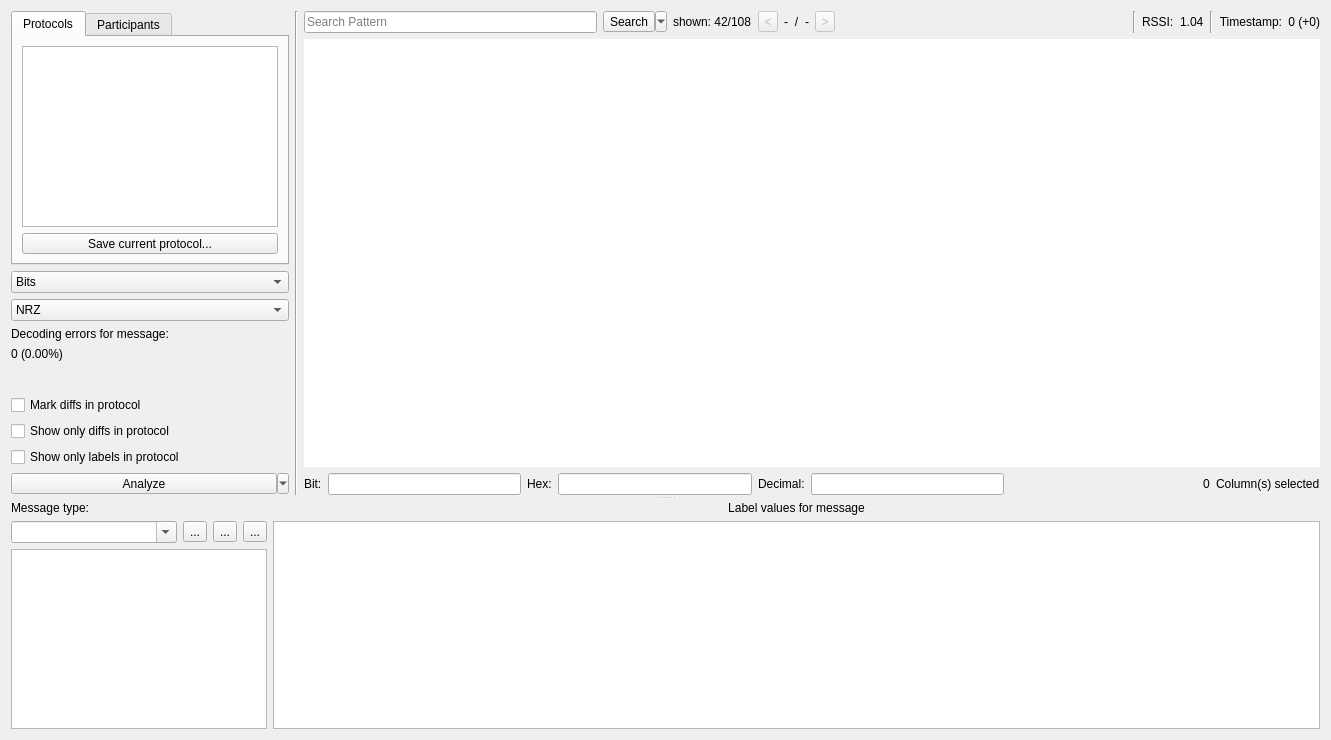
<?xml version="1.0" encoding="UTF-8"?>
<ui version="4.0">
 <class>TabAnalysis</class>
 <widget class="QWidget" name="TabAnalysis">
  <property name="geometry">
   <rect>
    <x>0</x>
    <y>0</y>
    <width>1331</width>
    <height>740</height>
   </rect>
  </property>
  <property name="sizePolicy">
   <sizepolicy hsizetype="Preferred" vsizetype="Preferred">
    <horstretch>0</horstretch>
    <verstretch>0</verstretch>
   </sizepolicy>
  </property>
  <property name="focusPolicy">
   <enum>Qt::ClickFocus</enum>
  </property>
  <property name="acceptDrops">
   <bool>true</bool>
  </property>
  <property name="windowTitle">
   <string>Frame</string>
  </property>
  <property name="lineWidth" stdset="0">
   <number>1</number>
  </property>
  <property name="midLineWidth" stdset="0">
   <number>0</number>
  </property>
  <layout class="QVBoxLayout" name="verticalLayout_7">
   <property name="spacing">
    <number>0</number>
   </property>
   <property name="leftMargin">
    <number>0</number>
   </property>
   <property name="topMargin">
    <number>0</number>
   </property>
   <property name="rightMargin">
    <number>0</number>
   </property>
   <property name="bottomMargin">
    <number>0</number>
   </property>
   <item>
    <widget class="QScrollArea" name="scrollArea">
     <property name="frameShape">
      <enum>QFrame::NoFrame</enum>
     </property>
     <property name="lineWidth">
      <number>0</number>
     </property>
     <property name="horizontalScrollBarPolicy">
      <enum>Qt::ScrollBarAsNeeded</enum>
     </property>
     <property name="widgetResizable">
      <bool>true</bool>
     </property>
     <widget class="QWidget" name="scrollAreaWidgetContents">
      <property name="geometry">
       <rect>
        <x>0</x>
        <y>0</y>
        <width>1331</width>
        <height>740</height>
       </rect>
      </property>
      <layout class="QVBoxLayout" name="verticalLayout_6">
       <property name="spacing">
        <number>7</number>
       </property>
       <property name="leftMargin">
        <number>11</number>
       </property>
       <property name="topMargin">
        <number>11</number>
       </property>
       <property name="rightMargin">
        <number>11</number>
       </property>
       <property name="bottomMargin">
        <number>11</number>
       </property>
       <item>
        <widget class="QSplitter" name="splitter">
         <property name="styleSheet">
          <string notr="true">QSplitter::handle {
margin: 4px 0px;
    background-color: qlineargradient(x1:0, y1:0, x2:1, y2:0, 
stop:0 rgba(255, 255, 255, 0), 
stop:0.5 rgba(100, 100, 100, 200), 
stop:1 rgba(255, 255, 255, 0));
	image: url(:/icons/data/icons/splitter_handle.png);
}</string>
         </property>
         <property name="frameShape">
          <enum>QFrame::NoFrame</enum>
         </property>
         <property name="lineWidth">
          <number>1</number>
         </property>
         <property name="orientation">
          <enum>Qt::Vertical</enum>
         </property>
         <property name="opaqueResize">
          <bool>true</bool>
         </property>
         <property name="handleWidth">
          <number>6</number>
         </property>
         <widget class="QWidget" name="layoutWidget">
          <layout class="QVBoxLayout" name="verticalLayout_5">
           <item>
            <layout class="QHBoxLayout" name="horizontalLayout" stretch="1,1,5">
             <item>
              <layout class="QVBoxLayout" name="verticalLayout_2">
               <item>
                <widget class="QTabWidget" name="tabWidget">
                 <property name="currentIndex">
                  <number>0</number>
                 </property>
                 <widget class="QWidget" name="tab_protocols">
                  <attribute name="title">
                   <string>Protocols</string>
                  </attribute>
                  <layout class="QVBoxLayout" name="verticalLayout_3">
                   <item>
                    <widget class="ProtocolTreeView" name="treeViewProtocols">
                     <property name="sizePolicy">
                      <sizepolicy hsizetype="Minimum" vsizetype="Preferred">
                       <horstretch>0</horstretch>
                       <verstretch>0</verstretch>
                      </sizepolicy>
                     </property>
                     <property name="acceptDrops">
                      <bool>true</bool>
                     </property>
                     <property name="dragEnabled">
                      <bool>true</bool>
                     </property>
                     <property name="dragDropOverwriteMode">
                      <bool>false</bool>
                     </property>
                     <property name="dragDropMode">
                      <enum>QAbstractItemView::DragDrop</enum>
                     </property>
                     <property name="defaultDropAction">
                      <enum>Qt::IgnoreAction</enum>
                     </property>
                     <property name="selectionMode">
                      <enum>QAbstractItemView::SingleSelection</enum>
                     </property>
                     <property name="selectionBehavior">
                      <enum>QAbstractItemView::SelectRows</enum>
                     </property>
                     <property name="animated">
                      <bool>true</bool>
                     </property>
                     <attribute name="headerVisible">
                      <bool>false</bool>
                     </attribute>
                    </widget>
                   </item>
                   <item>
                    <widget class="QToolButton" name="btnSaveProto">
                     <property name="sizePolicy">
                      <sizepolicy hsizetype="Preferred" vsizetype="Preferred">
                       <horstretch>0</horstretch>
                       <verstretch>0</verstretch>
                      </sizepolicy>
                     </property>
                     <property name="maximumSize">
                      <size>
                       <width>16777215</width>
                       <height>16777215</height>
                      </size>
                     </property>
                     <property name="baseSize">
                      <size>
                       <width>0</width>
                       <height>0</height>
                      </size>
                     </property>
                     <property name="text">
                      <string>Save current protocol...</string>
                     </property>
                     <property name="icon">
                      <iconset theme="document-save">
                       <normaloff>.</normaloff>.</iconset>
                     </property>
                     <property name="toolButtonStyle">
                      <enum>Qt::ToolButtonTextBesideIcon</enum>
                     </property>
                    </widget>
                   </item>
                  </layout>
                 </widget>
                 <widget class="QWidget" name="tab_participants">
                  <attribute name="title">
                   <string>Participants</string>
                  </attribute>
                  <layout class="QVBoxLayout" name="verticalLayout_11">
                   <item>
                    <widget class="QListView" name="listViewParticipants">
                     <property name="sizePolicy">
                      <sizepolicy hsizetype="Preferred" vsizetype="Expanding">
                       <horstretch>0</horstretch>
                       <verstretch>0</verstretch>
                      </sizepolicy>
                     </property>
                    </widget>
                   </item>
                  </layout>
                 </widget>
                </widget>
               </item>
               <item>
                <widget class="QComboBox" name="cbProtoView">
                 <property name="sizePolicy">
                  <sizepolicy hsizetype="Preferred" vsizetype="Fixed">
                   <horstretch>0</horstretch>
                   <verstretch>0</verstretch>
                  </sizepolicy>
                 </property>
                 <property name="toolTip">
                  <string>&lt;html&gt;&lt;head/&gt;&lt;body&gt;&lt;p&gt;Set the desired view here.&lt;/p&gt;&lt;/body&gt;&lt;/html&gt;</string>
                 </property>
                 <item>
                  <property name="text">
                   <string>Bits</string>
                  </property>
                 </item>
                 <item>
                  <property name="text">
                   <string>Hex</string>
                  </property>
                 </item>
                 <item>
                  <property name="text">
                   <string>ASCII</string>
                  </property>
                 </item>
                </widget>
               </item>
               <item>
                <widget class="QComboBox" name="cbDecoding">
                 <property name="sizePolicy">
                  <sizepolicy hsizetype="Preferred" vsizetype="Fixed">
                   <horstretch>0</horstretch>
                   <verstretch>0</verstretch>
                  </sizepolicy>
                 </property>
                 <property name="sizeAdjustPolicy">
                  <enum>QComboBox::AdjustToContents</enum>
                 </property>
                 <item>
                  <property name="text">
                   <string>NRZ</string>
                  </property>
                 </item>
                 <item>
                  <property name="text">
                   <string>Manchester</string>
                  </property>
                 </item>
                 <item>
                  <property name="text">
                   <string>Manchester II</string>
                  </property>
                 </item>
                 <item>
                  <property name="text">
                   <string>Differential Manchester</string>
                  </property>
                 </item>
                 <item>
                  <property name="text">
                   <string>...</string>
                  </property>
                 </item>
                </widget>
               </item>
               <item>
                <widget class="QLabel" name="lEncodingErrors">
                 <property name="sizePolicy">
                  <sizepolicy hsizetype="Maximum" vsizetype="Preferred">
                   <horstretch>0</horstretch>
                   <verstretch>0</verstretch>
                  </sizepolicy>
                 </property>
                 <property name="text">
                  <string>Decoding errors for message:</string>
                 </property>
                </widget>
               </item>
               <item>
                <widget class="QLabel" name="lDecodingErrorsValue">
                 <property name="sizePolicy">
                  <sizepolicy hsizetype="Preferred" vsizetype="Preferred">
                   <horstretch>0</horstretch>
                   <verstretch>0</verstretch>
                  </sizepolicy>
                 </property>
                 <property name="text">
                  <string>0 (0.00%)</string>
                 </property>
                </widget>
               </item>
               <item>
                <spacer name="verticalSpacer">
                 <property name="orientation">
                  <enum>Qt::Vertical</enum>
                 </property>
                 <property name="sizeHint" stdset="0">
                  <size>
                   <width>20</width>
                   <height>40</height>
                  </size>
                 </property>
                </spacer>
               </item>
               <item>
                <widget class="QCheckBox" name="cbShowDiffs">
                 <property name="sizePolicy">
                  <sizepolicy hsizetype="Fixed" vsizetype="Fixed">
                   <horstretch>0</horstretch>
                   <verstretch>0</verstretch>
                  </sizepolicy>
                 </property>
                 <property name="text">
                  <string>Mark diffs in protocol</string>
                 </property>
                </widget>
               </item>
               <item>
                <widget class="QCheckBox" name="chkBoxShowOnlyDiffs">
                 <property name="text">
                  <string>Show only diffs in protocol</string>
                 </property>
                </widget>
               </item>
               <item>
                <widget class="QCheckBox" name="chkBoxOnlyShowLabelsInProtocol">
                 <property name="text">
                  <string>Show only labels in protocol</string>
                 </property>
                </widget>
               </item>
               <item>
                <widget class="QStackedWidget" name="stackedWidgetLogicAnalysis">
                 <property name="sizePolicy">
                  <sizepolicy hsizetype="Preferred" vsizetype="Maximum">
                   <horstretch>0</horstretch>
                   <verstretch>0</verstretch>
                  </sizepolicy>
                 </property>
                 <property name="currentIndex">
                  <number>0</number>
                 </property>
                 <widget class="QWidget" name="pageButtonAnalyzer">
                  <layout class="QVBoxLayout" name="verticalLayout_8">
                   <property name="spacing">
                    <number>0</number>
                   </property>
                   <property name="leftMargin">
                    <number>0</number>
                   </property>
                   <property name="topMargin">
                    <number>0</number>
                   </property>
                   <property name="rightMargin">
                    <number>0</number>
                   </property>
                   <property name="bottomMargin">
                    <number>0</number>
                   </property>
                   <item>
                    <widget class="QToolButton" name="btnAnalyze">
                     <property name="sizePolicy">
                      <sizepolicy hsizetype="Preferred" vsizetype="Fixed">
                       <horstretch>0</horstretch>
                       <verstretch>0</verstretch>
                      </sizepolicy>
                     </property>
                     <property name="text">
                      <string>Analyze</string>
                     </property>
                     <property name="popupMode">
                      <enum>QToolButton::MenuButtonPopup</enum>
                     </property>
                     <property name="toolButtonStyle">
                      <enum>Qt::ToolButtonTextOnly</enum>
                     </property>
                    </widget>
                   </item>
                  </layout>
                 </widget>
                 <widget class="QWidget" name="pageProgressBar">
                  <layout class="QVBoxLayout" name="verticalLayout_9">
                   <property name="spacing">
                    <number>0</number>
                   </property>
                   <property name="leftMargin">
                    <number>0</number>
                   </property>
                   <property name="topMargin">
                    <number>0</number>
                   </property>
                   <property name="rightMargin">
                    <number>0</number>
                   </property>
                   <property name="bottomMargin">
                    <number>0</number>
                   </property>
                   <item>
                    <widget class="QProgressBar" name="progressBarLogicAnalyzer">
                     <property name="sizePolicy">
                      <sizepolicy hsizetype="Preferred" vsizetype="Fixed">
                       <horstretch>0</horstretch>
                       <verstretch>0</verstretch>
                      </sizepolicy>
                     </property>
                     <property name="value">
                      <number>24</number>
                     </property>
                    </widget>
                   </item>
                  </layout>
                 </widget>
                </widget>
               </item>
              </layout>
             </item>
             <item>
              <widget class="Line" name="line_3">
               <property name="orientation">
                <enum>Qt::Vertical</enum>
               </property>
              </widget>
             </item>
             <item>
              <layout class="QVBoxLayout" name="verticalLayout">
               <item>
                <layout class="QGridLayout" name="gridLayout_2">
                 <item row="0" column="0">
                  <widget class="QLineEdit" name="lineEditSearch">
                   <property name="sizePolicy">
                    <sizepolicy hsizetype="Expanding" vsizetype="Fixed">
                     <horstretch>0</horstretch>
                     <verstretch>0</verstretch>
                    </sizepolicy>
                   </property>
                   <property name="acceptDrops">
                    <bool>false</bool>
                   </property>
                   <property name="placeholderText">
                    <string>Search Pattern</string>
                   </property>
                   <property name="clearButtonEnabled">
                    <bool>true</bool>
                   </property>
                  </widget>
                 </item>
                 <item row="0" column="1">
                  <widget class="QToolButton" name="btnSearchSelectFilter">
                   <property name="text">
                    <string>Search</string>
                   </property>
                   <property name="popupMode">
                    <enum>QToolButton::MenuButtonPopup</enum>
                   </property>
                   <property name="toolButtonStyle">
                    <enum>Qt::ToolButtonTextOnly</enum>
                   </property>
                  </widget>
                 </item>
                 <item row="0" column="2">
                  <widget class="QLabel" name="lFilterShown">
                   <property name="text">
                    <string>shown: 42/108</string>
                   </property>
                  </widget>
                 </item>
                 <item row="0" column="3">
                  <widget class="QToolButton" name="btnPrevSearch">
                   <property name="enabled">
                    <bool>false</bool>
                   </property>
                   <property name="sizePolicy">
                    <sizepolicy hsizetype="Preferred" vsizetype="Fixed">
                     <horstretch>0</horstretch>
                     <verstretch>0</verstretch>
                    </sizepolicy>
                   </property>
                   <property name="maximumSize">
                    <size>
                     <width>20</width>
                     <height>16777215</height>
                    </size>
                   </property>
                   <property name="text">
                    <string>&lt;</string>
                   </property>
                   <property name="icon">
                    <iconset theme="go-previous">
                     <normaloff>.</normaloff>.</iconset>
                   </property>
                  </widget>
                 </item>
                 <item row="0" column="4">
                  <widget class="QLabel" name="lSearchCurrent">
                   <property name="sizePolicy">
                    <sizepolicy hsizetype="Preferred" vsizetype="Preferred">
                     <horstretch>0</horstretch>
                     <verstretch>0</verstretch>
                    </sizepolicy>
                   </property>
                   <property name="styleSheet">
                    <string notr="true">QLabel
{
    qproperty-alignment: AlignCenter;
}</string>
                   </property>
                   <property name="text">
                    <string>-</string>
                   </property>
                  </widget>
                 </item>
                 <item row="0" column="5">
                  <widget class="QLabel" name="lSlash">
                   <property name="sizePolicy">
                    <sizepolicy hsizetype="Preferred" vsizetype="Preferred">
                     <horstretch>0</horstretch>
                     <verstretch>0</verstretch>
                    </sizepolicy>
                   </property>
                   <property name="text">
                    <string>/</string>
                   </property>
                   <property name="alignment">
                    <set>Qt::AlignCenter</set>
                   </property>
                  </widget>
                 </item>
                 <item row="0" column="6">
                  <widget class="QLabel" name="lSearchTotal">
                   <property name="sizePolicy">
                    <sizepolicy hsizetype="Preferred" vsizetype="Preferred">
                     <horstretch>0</horstretch>
                     <verstretch>0</verstretch>
                    </sizepolicy>
                   </property>
                   <property name="styleSheet">
                    <string notr="true">QLabel
{
    qproperty-alignment: AlignCenter;
}</string>
                   </property>
                   <property name="text">
                    <string>-</string>
                   </property>
                  </widget>
                 </item>
                 <item row="0" column="7">
                  <widget class="QToolButton" name="btnNextSearch">
                   <property name="enabled">
                    <bool>false</bool>
                   </property>
                   <property name="sizePolicy">
                    <sizepolicy hsizetype="Preferred" vsizetype="Fixed">
                     <horstretch>0</horstretch>
                     <verstretch>0</verstretch>
                    </sizepolicy>
                   </property>
                   <property name="maximumSize">
                    <size>
                     <width>20</width>
                     <height>16777215</height>
                    </size>
                   </property>
                   <property name="text">
                    <string>&gt;</string>
                   </property>
                   <property name="icon">
                    <iconset theme="go-next">
                     <normaloff>.</normaloff>.</iconset>
                   </property>
                  </widget>
                 </item>
                 <item row="0" column="8">
                  <spacer name="horizontalSpacer_2">
                   <property name="orientation">
                    <enum>Qt::Horizontal</enum>
                   </property>
                   <property name="sizeType">
                    <enum>QSizePolicy::Expanding</enum>
                   </property>
                   <property name="sizeHint" stdset="0">
                    <size>
                     <width>60</width>
                     <height>20</height>
                    </size>
                   </property>
                  </spacer>
                 </item>
                 <item row="0" column="9">
                  <widget class="Line" name="line">
                   <property name="orientation">
                    <enum>Qt::Vertical</enum>
                   </property>
                  </widget>
                 </item>
                 <item row="0" column="10">
                  <widget class="QLabel" name="label_2">
                   <property name="toolTip">
                    <string>&lt;html&gt;&lt;head/&gt;&lt;body&gt;&lt;p&gt;The &lt;span style=&quot; font-weight:600;&quot;&gt;Received Signal Strength Indicator&lt;/span&gt; indicates the average signal power of the current message.&lt;/p&gt;&lt;/body&gt;&lt;/html&gt;</string>
                   </property>
                   <property name="text">
                    <string>RSSI:</string>
                   </property>
                  </widget>
                 </item>
                 <item row="0" column="11">
                  <widget class="QLabel" name="lblRSSI">
                   <property name="toolTip">
                    <string>&lt;html&gt;&lt;head/&gt;&lt;body&gt;&lt;p&gt;The &lt;span style=&quot; font-weight:600;&quot;&gt;Received Signal Strength Indicator&lt;/span&gt; indicates the average signal power of the current message.&lt;/p&gt;&lt;/body&gt;&lt;/html&gt;</string>
                   </property>
                   <property name="text">
                    <string>1.04</string>
                   </property>
                  </widget>
                 </item>
                 <item row="0" column="12">
                  <widget class="Line" name="line_2">
                   <property name="orientation">
                    <enum>Qt::Vertical</enum>
                   </property>
                  </widget>
                 </item>
                 <item row="0" column="13">
                  <widget class="QLabel" name="label_3">
                   <property name="toolTip">
                    <string>&lt;html&gt;&lt;head/&gt;&lt;body&gt;&lt;p&gt;The &lt;span style=&quot; font-weight:600;&quot;&gt;Message Start&lt;/span&gt; is the point in time when a protocol message begins. Additionally the relative time (+ ...) from the previous message is shown.&lt;/p&gt;&lt;/body&gt;&lt;/html&gt;</string>
                   </property>
                   <property name="text">
                    <string>Timestamp:</string>
                   </property>
                   <property name="alignment">
                    <set>Qt::AlignRight|Qt::AlignTrailing|Qt::AlignVCenter</set>
                   </property>
                  </widget>
                 </item>
                 <item row="0" column="14">
                  <widget class="QLabel" name="lTime">
                   <property name="sizePolicy">
                    <sizepolicy hsizetype="Preferred" vsizetype="Preferred">
                     <horstretch>0</horstretch>
                     <verstretch>0</verstretch>
                    </sizepolicy>
                   </property>
                   <property name="toolTip">
                    <string>&lt;html&gt;&lt;head/&gt;&lt;body&gt;&lt;p&gt;The &lt;span style=&quot; font-weight:600;&quot;&gt;Message&lt;/span&gt;&lt;span style=&quot; font-weight:600;&quot;&gt;Start&lt;/span&gt; is the point in time when a protocol message begins. Additionally the relative time (+ ...) from the previous message is shown.&lt;/p&gt;&lt;/body&gt;&lt;/html&gt;</string>
                   </property>
                   <property name="text">
                    <string>0 (+0)</string>
                   </property>
                   <property name="textFormat">
                    <enum>Qt::PlainText</enum>
                   </property>
                   <property name="alignment">
                    <set>Qt::AlignRight|Qt::AlignTrailing|Qt::AlignVCenter</set>
                   </property>
                  </widget>
                 </item>
                </layout>
               </item>
               <item>
                <widget class="ProtocolTableView" name="tblViewProtocol">
                 <property name="sizePolicy">
                  <sizepolicy hsizetype="Expanding" vsizetype="Expanding">
                   <horstretch>0</horstretch>
                   <verstretch>0</verstretch>
                  </sizepolicy>
                 </property>
                 <property name="acceptDrops">
                  <bool>true</bool>
                 </property>
                 <property name="autoFillBackground">
                  <bool>true</bool>
                 </property>
                 <property name="frameShape">
                  <enum>QFrame::NoFrame</enum>
                 </property>
                 <property name="frameShadow">
                  <enum>QFrame::Sunken</enum>
                 </property>
                 <property name="lineWidth">
                  <number>1</number>
                 </property>
                 <property name="autoScroll">
                  <bool>true</bool>
                 </property>
                 <property name="dragDropMode">
                  <enum>QAbstractItemView::DropOnly</enum>
                 </property>
                 <property name="alternatingRowColors">
                  <bool>true</bool>
                 </property>
                 <property name="selectionMode">
                  <enum>QAbstractItemView::ExtendedSelection</enum>
                 </property>
                 <property name="textElideMode">
                  <enum>Qt::ElideNone</enum>
                 </property>
                 <property name="verticalScrollMode">
                  <enum>QAbstractItemView::ScrollPerPixel</enum>
                 </property>
                 <property name="horizontalScrollMode">
                  <enum>QAbstractItemView::ScrollPerPixel</enum>
                 </property>
                 <property name="showGrid">
                  <bool>false</bool>
                 </property>
                 <property name="gridStyle">
                  <enum>Qt::NoPen</enum>
                 </property>
                 <property name="sortingEnabled">
                  <bool>false</bool>
                 </property>
                 <property name="wordWrap">
                  <bool>false</bool>
                 </property>
                 <property name="cornerButtonEnabled">
                  <bool>false</bool>
                 </property>
                 <attribute name="horizontalHeaderDefaultSectionSize">
                  <number>40</number>
                 </attribute>
                </widget>
               </item>
               <item>
                <layout class="QHBoxLayout" name="horizontalLayout_3">
                 <item>
                  <widget class="QLabel" name="lBits">
                   <property name="sizePolicy">
                    <sizepolicy hsizetype="Preferred" vsizetype="Preferred">
                     <horstretch>0</horstretch>
                     <verstretch>0</verstretch>
                    </sizepolicy>
                   </property>
                   <property name="maximumSize">
                    <size>
                     <width>16777215</width>
                     <height>16777215</height>
                    </size>
                   </property>
                   <property name="text">
                    <string>Bit:</string>
                   </property>
                  </widget>
                 </item>
                 <item>
                  <widget class="QLineEdit" name="lBitsSelection">
                   <property name="sizePolicy">
                    <sizepolicy hsizetype="Expanding" vsizetype="Preferred">
                     <horstretch>0</horstretch>
                     <verstretch>0</verstretch>
                    </sizepolicy>
                   </property>
                   <property name="maximumSize">
                    <size>
                     <width>16777215</width>
                     <height>16777215</height>
                    </size>
                   </property>
                   <property name="acceptDrops">
                    <bool>false</bool>
                   </property>
                   <property name="readOnly">
                    <bool>true</bool>
                   </property>
                  </widget>
                 </item>
                 <item>
                  <widget class="QLabel" name="lHex">
                   <property name="sizePolicy">
                    <sizepolicy hsizetype="Preferred" vsizetype="Preferred">
                     <horstretch>0</horstretch>
                     <verstretch>0</verstretch>
                    </sizepolicy>
                   </property>
                   <property name="maximumSize">
                    <size>
                     <width>16777215</width>
                     <height>16777215</height>
                    </size>
                   </property>
                   <property name="text">
                    <string>Hex:</string>
                   </property>
                  </widget>
                 </item>
                 <item>
                  <widget class="QLineEdit" name="lHexSelection">
                   <property name="sizePolicy">
                    <sizepolicy hsizetype="Expanding" vsizetype="Preferred">
                     <horstretch>0</horstretch>
                     <verstretch>0</verstretch>
                    </sizepolicy>
                   </property>
                   <property name="maximumSize">
                    <size>
                     <width>16777215</width>
                     <height>16777215</height>
                    </size>
                   </property>
                   <property name="acceptDrops">
                    <bool>false</bool>
                   </property>
                   <property name="readOnly">
                    <bool>true</bool>
                   </property>
                  </widget>
                 </item>
                 <item>
                  <widget class="QLabel" name="lDecimal">
                   <property name="sizePolicy">
                    <sizepolicy hsizetype="Preferred" vsizetype="Preferred">
                     <horstretch>0</horstretch>
                     <verstretch>0</verstretch>
                    </sizepolicy>
                   </property>
                   <property name="maximumSize">
                    <size>
                     <width>16777215</width>
                     <height>16777215</height>
                    </size>
                   </property>
                   <property name="text">
                    <string>Decimal:</string>
                   </property>
                  </widget>
                 </item>
                 <item>
                  <widget class="QLineEdit" name="lDecimalSelection">
                   <property name="sizePolicy">
                    <sizepolicy hsizetype="Expanding" vsizetype="Preferred">
                     <horstretch>0</horstretch>
                     <verstretch>0</verstretch>
                    </sizepolicy>
                   </property>
                   <property name="maximumSize">
                    <size>
                     <width>16777215</width>
                     <height>16777215</height>
                    </size>
                   </property>
                   <property name="acceptDrops">
                    <bool>false</bool>
                   </property>
                   <property name="readOnly">
                    <bool>true</bool>
                   </property>
                  </widget>
                 </item>
                 <item>
                  <spacer name="horizontalSpacer">
                   <property name="orientation">
                    <enum>Qt::Horizontal</enum>
                   </property>
                   <property name="sizeHint" stdset="0">
                    <size>
                     <width>40</width>
                     <height>20</height>
                    </size>
                   </property>
                  </spacer>
                 </item>
                 <item>
                  <widget class="QLabel" name="lNumSelectedColumns">
                   <property name="sizePolicy">
                    <sizepolicy hsizetype="Fixed" vsizetype="Preferred">
                     <horstretch>0</horstretch>
                     <verstretch>0</verstretch>
                    </sizepolicy>
                   </property>
                   <property name="text">
                    <string>0</string>
                   </property>
                  </widget>
                 </item>
                 <item>
                  <widget class="QLabel" name="lColumnsSelectedText">
                   <property name="text">
                    <string>Column(s) selected</string>
                   </property>
                  </widget>
                 </item>
                </layout>
               </item>
              </layout>
             </item>
            </layout>
           </item>
          </layout>
         </widget>
         <widget class="QWidget" name="layoutWidget">
          <layout class="QVBoxLayout" name="verticalLayout_4">
           <item>
            <layout class="QGridLayout" name="gridLayout">
             <item row="1" column="0">
              <layout class="QHBoxLayout" name="horizontalLayout_2">
               <item>
                <widget class="QComboBox" name="cbMessagetypes">
                 <property name="editable">
                  <bool>true</bool>
                 </property>
                 <property name="insertPolicy">
                  <enum>QComboBox::NoInsert</enum>
                 </property>
                </widget>
               </item>
               <item>
                <widget class="QToolButton" name="btnMessagetypeSettings">
                 <property name="toolTip">
                  <string>Settings for message type</string>
                 </property>
                 <property name="text">
                  <string>...</string>
                 </property>
                 <property name="icon">
                  <iconset theme="preferences-other">
                   <normaloff>.</normaloff>.</iconset>
                 </property>
                </widget>
               </item>
               <item>
                <widget class="QToolButton" name="btnAddMessagetype">
                 <property name="toolTip">
                  <string>Add a new message type</string>
                 </property>
                 <property name="text">
                  <string>...</string>
                 </property>
                 <property name="icon">
                  <iconset theme="list-add">
                   <normaloff>.</normaloff>.</iconset>
                 </property>
                </widget>
               </item>
               <item>
                <widget class="QToolButton" name="btnRemoveMessagetype">
                 <property name="toolTip">
                  <string>Delete current message type</string>
                 </property>
                 <property name="text">
                  <string>...</string>
                 </property>
                 <property name="icon">
                  <iconset theme="list-remove">
                   <normaloff>.</normaloff>.</iconset>
                 </property>
                </widget>
               </item>
              </layout>
             </item>
             <item row="0" column="0">
              <widget class="QLabel" name="label">
               <property name="sizePolicy">
                <sizepolicy hsizetype="Preferred" vsizetype="Fixed">
                 <horstretch>0</horstretch>
                 <verstretch>0</verstretch>
                </sizepolicy>
               </property>
               <property name="text">
                <string>Message type:</string>
               </property>
              </widget>
             </item>
             <item row="1" column="1" rowspan="2">
              <widget class="LabelValueTableView" name="tblLabelValues">
               <property name="sizePolicy">
                <sizepolicy hsizetype="Expanding" vsizetype="Preferred">
                 <horstretch>0</horstretch>
                 <verstretch>0</verstretch>
                </sizepolicy>
               </property>
               <property name="alternatingRowColors">
                <bool>true</bool>
               </property>
               <property name="showGrid">
                <bool>false</bool>
               </property>
               <attribute name="horizontalHeaderVisible">
                <bool>true</bool>
               </attribute>
               <attribute name="horizontalHeaderCascadingSectionResizes">
                <bool>false</bool>
               </attribute>
               <attribute name="horizontalHeaderDefaultSectionSize">
                <number>150</number>
               </attribute>
               <attribute name="horizontalHeaderStretchLastSection">
                <bool>true</bool>
               </attribute>
               <attribute name="verticalHeaderVisible">
                <bool>false</bool>
               </attribute>
              </widget>
             </item>
             <item row="0" column="1">
              <widget class="QLabel" name="lblLabelValues">
               <property name="sizePolicy">
                <sizepolicy hsizetype="Preferred" vsizetype="Fixed">
                 <horstretch>0</horstretch>
                 <verstretch>0</verstretch>
                </sizepolicy>
               </property>
               <property name="text">
                <string>Label values for message</string>
               </property>
               <property name="alignment">
                <set>Qt::AlignCenter</set>
               </property>
              </widget>
             </item>
             <item row="2" column="0">
              <widget class="ProtocolLabelListView" name="listViewLabelNames">
               <property name="sizePolicy">
                <sizepolicy hsizetype="Preferred" vsizetype="Preferred">
                 <horstretch>0</horstretch>
                 <verstretch>0</verstretch>
                </sizepolicy>
               </property>
               <property name="acceptDrops">
                <bool>false</bool>
               </property>
               <property name="toolTip">
                <string>Manage your estimations for protocol fields here. To add custom field types use Rightclick -&gt; Edit.</string>
               </property>
              </widget>
             </item>
            </layout>
           </item>
          </layout>
         </widget>
        </widget>
       </item>
      </layout>
     </widget>
    </widget>
   </item>
  </layout>
 </widget>
 <customwidgets>
  <customwidget>
   <class>ProtocolLabelListView</class>
   <extends>QListView</extends>
   <header>urh.ui.views.ProtocolLabelListView.h</header>
  </customwidget>
  <customwidget>
   <class>ProtocolTableView</class>
   <extends>QTableView</extends>
   <header>urh.ui.views.ProtocolTableView.h</header>
  </customwidget>
  <customwidget>
   <class>LabelValueTableView</class>
   <extends>QTableView</extends>
   <header>urh.ui.views.LabelValueTableView.h</header>
  </customwidget>
  <customwidget>
   <class>ProtocolTreeView</class>
   <extends>QTreeView</extends>
   <header>urh.ui.views.ProtocolTreeView.h</header>
  </customwidget>
 </customwidgets>
 <resources>
  <include location="../urh.qrc"/>
 </resources>
 <connections/>
</ui>
